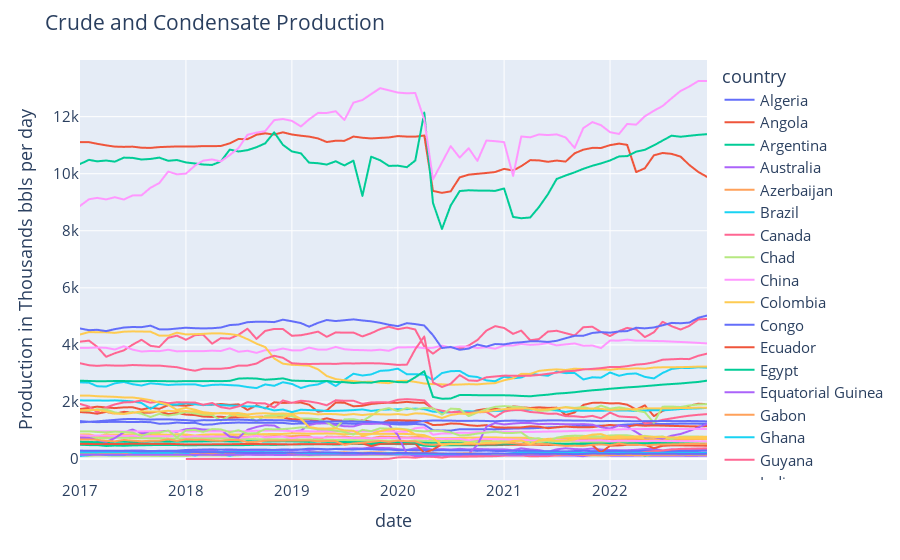

The code cell stored with this chart in its notebook:
### Code cell
fig = px.line(dfProdPivot)
fig.update_layout(yaxis_title = 'Production in Thousands bbls per day', title = 'Crude and Condensate Production', 
                  font_size = 15)
fig.show()
